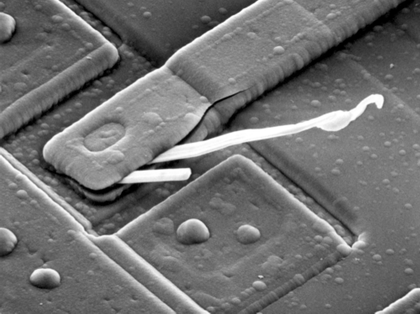
%> input picture homework_4 (fft)/h4.tif, 420 x 314 px, shrunk from 906 x 678 before the run
$ octave home4_1.m   (GNU Octave 9; MATLAB toolbox functions it lacks are replaced by stand-ins)
%> lines starting %> are read from the running program, lines starting %| are printed output that depends on the picture; in (x1, y1, x2, y2) boxes, pixels count from 0 and x2, y2 are one past the last pixel; in counts of white or black regions, pixels touching at a corner belong together; the program's own positions count from 1

%///////1 step read image///////
img = imread('h4.tif');
%> img is the input picture: size 314x420 uint8; min 0, max 255, mean 112.6
subplot(2,5,1);imshow(img);title('orginal image');
%/////// find size image to padding//////
[M, N] = size(img);
%> M = 314; N = 420
P = 2 * M;
%> P = 628
Q = 2 * N;
%> Q = 840

img = im2double(img);
%> img: size 314x420 double
pimg = zeros(P, Q);
pimg(1:M, 1:N) = img(1:M, 1:N);
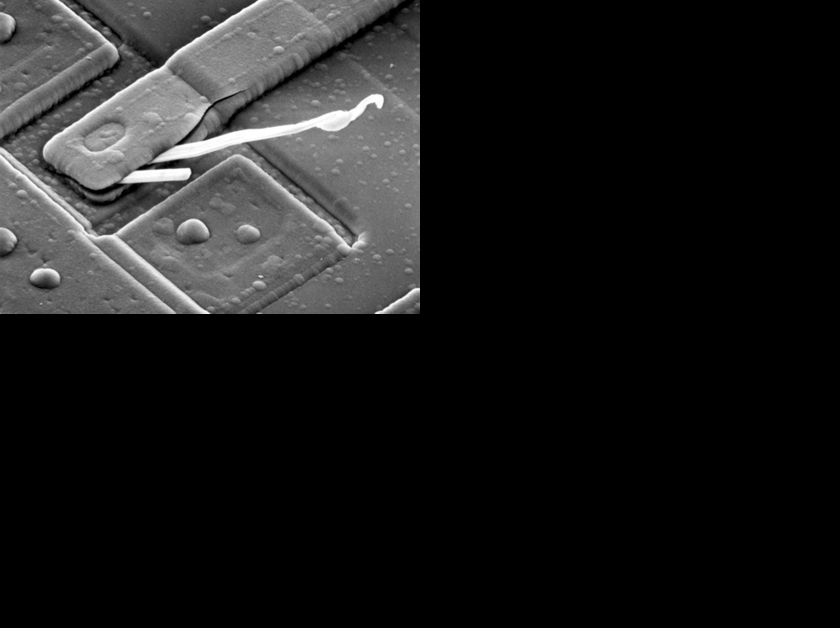
%> pimg: size 628x840 double; min 0, max 1, mean 0.11
subplot(2,5,2);imshow(pimg);title('padding image');

% ///////Multiply -1^(x+y) image after padding///
for x = 1:P
    for y = 1:Q
        pimg(x, y) = pimg(x, y) .* (-1)^(x+y);
    end
end
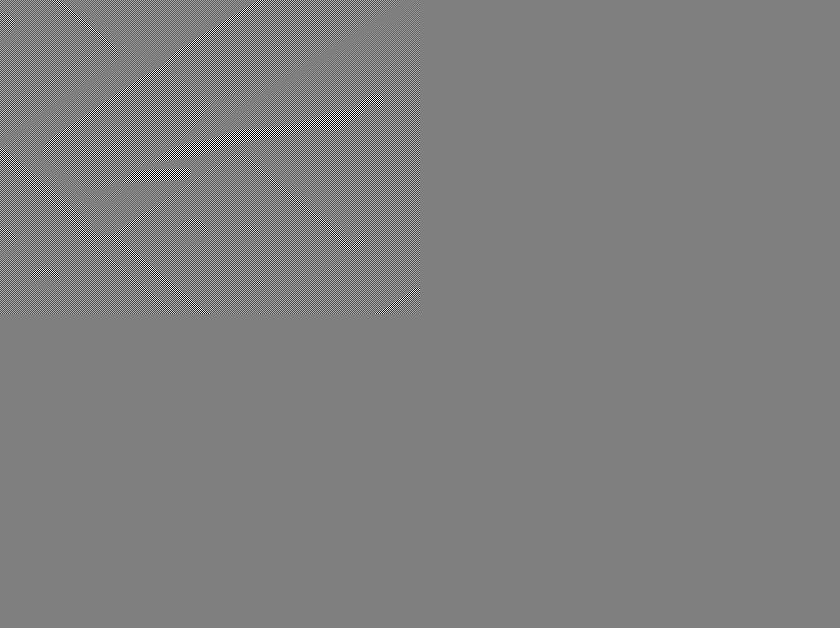
%> pimg: size 628x840 double; 12.44% of pixels changed, all inside (x1, y1, x2, y2) = (0, 0, 420, 314); drawn with min black and max white
subplot(2,5,3);imshow(pimg);title('padding image Multiply -1^(x+y)');
% //////compute Fourier Transform /////
pimg = fft2(pimg);
subplot(2,5,4);imshow(pimg);title('Fourier Transform');
%> after `imshow(pimg)`:
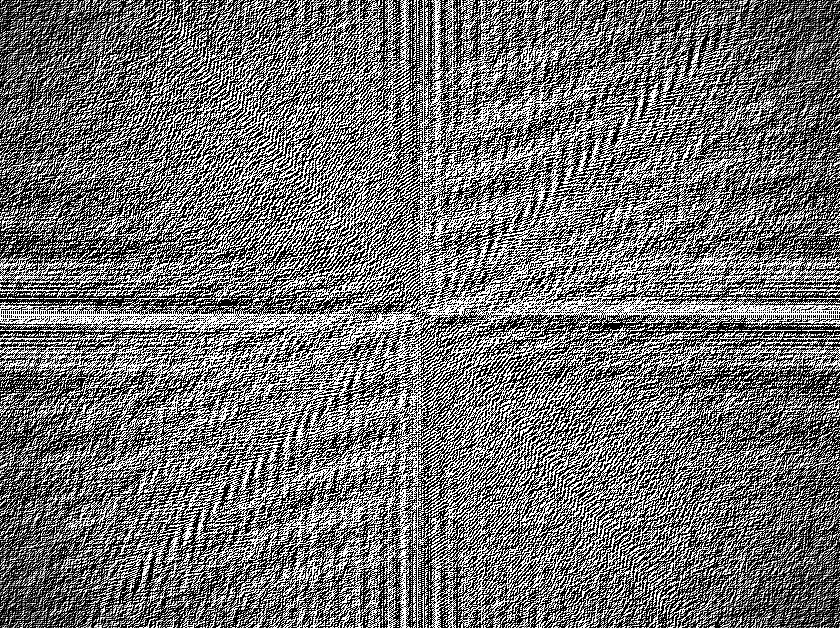
%> displayed picture: size 628x840, on the screen's scale of 0 to 255; min 0, max 255, mean 112.6
% /// Prepare the filter  ///

r = 40;
H = ones(P, Q);
for x = 1:P
    for y = 1:Q
        d = sqrt((x-P/2)^2 + (y-Q/2)^2);
        if d > r
            H(x, y) = 0;
        else
            H(x, y) = 1;
        end

    end
end
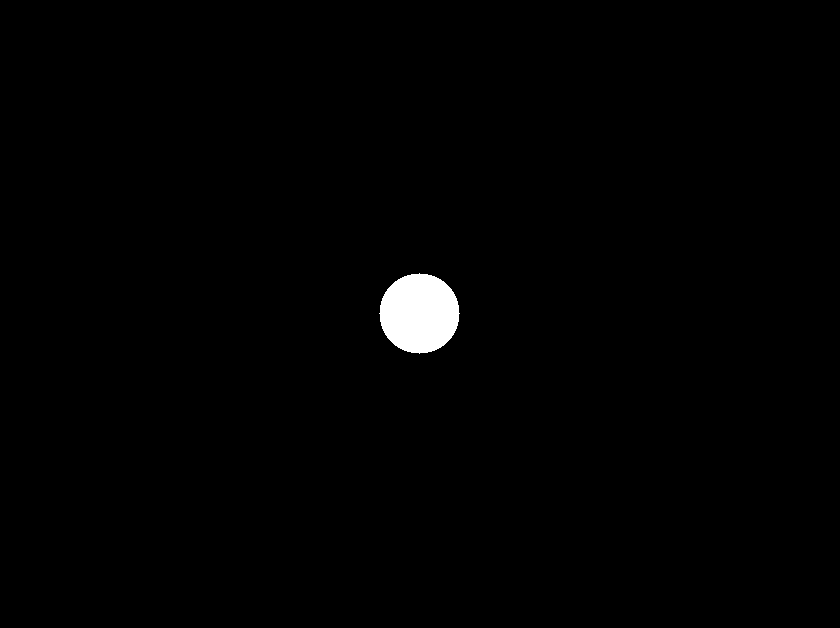
%> H: size 628x840 double; values 0 (black) and 1 (white), 0.95% white; 1 white region, box (x1, y1, x2, y2) and area: (379, 273, 460, 354) 5025
subplot(2,5,5);imshow(H);title('filter');
% ////multiply  image by filter////
imgBF = pimg .* H;
subplot(2,5,6);imshow(imgBF);title('multiply  image by filter');
%> after `imshow(imgBF)`:
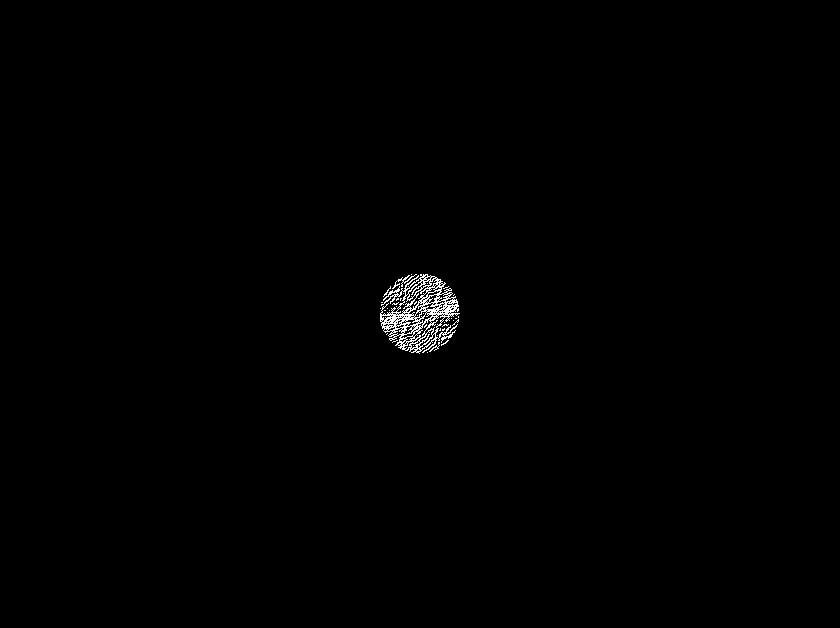
%> displayed picture: size 628x840, on the screen's scale of 0 to 255; min 0, max 255, mean 1.2
% //// Compute the inverse Fourier transform/////
imgbf = ifft2(imgBF);
imgbf = real(imgbf);
subplot(2,5,7);imshow(imgbf);title('inverse Fourier transform');
% /////Multiply the result by (-1)x+y ////
for x = 1:P
    for y = 1:Q
        imgbf(x, y) = imgbf(x, y) .* (-1)^(x+y);
    end
end
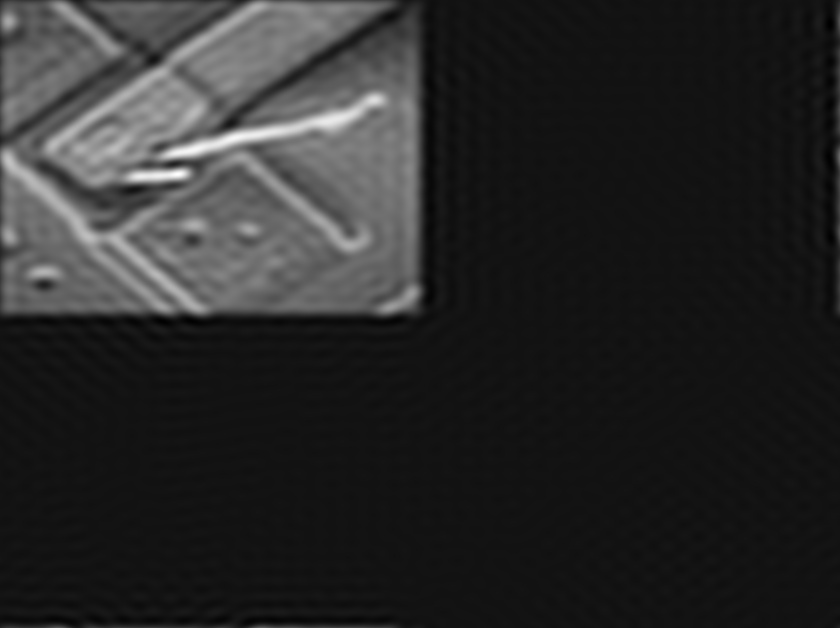
%> imgbf: size 628x840 double; min -0.0917, max 1.14, mean 0.11; drawn with min black and max white
subplot(2,5,8);imshow(imgbf);title('inverse Fourier transform multiply -1^(x+y)');
% ////remove padding/////
imgo = imgbf(1:M, 1:N);
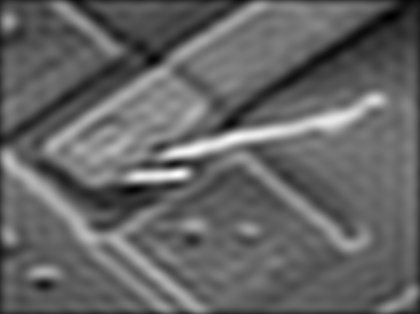
%> imgo: size 314x420 double; min -0.0254, max 1.14, mean 0.437; drawn with min black and max white
subplot(2,5,9);imshow(imgo);title('result image');
